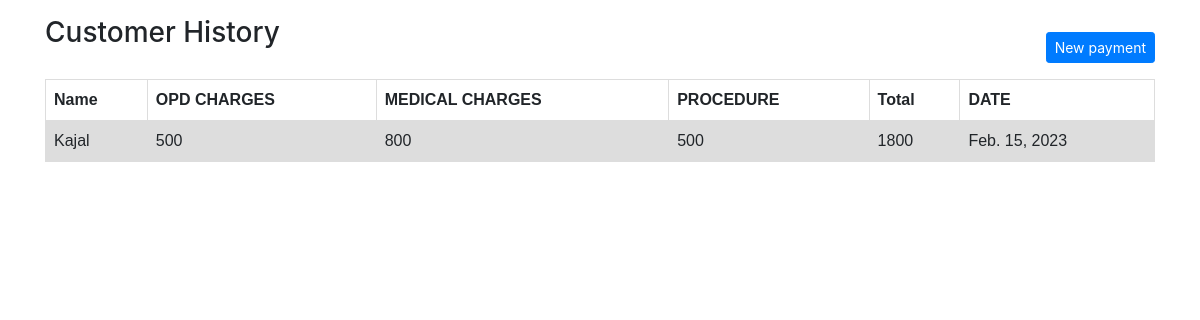
Page /paymenthistory (signed in) on the committed database.
### website/models.py (models this page shows, shortened)
class payment(models.Model):
    opd = models.IntegerField( null =True, blank= True)
    med = models.IntegerField(null =True, blank= True)
    procedure = models.IntegerField( null =True, blank= True)
    status = models.CharField(max_length=10, choices=STATUS_CHOICES, default='no')
    Customer_info = models.ForeignKey(Customer, on_delete=models.CASCADE)
    total = models.IntegerField(null =True, blank= True)

class Customer(models.Model):
    user = models.ForeignKey(User, on_delete=models.PROTECT, null =True, blank=True)
    name = models.CharField( max_length=50)
    dt = models.DateField(auto_now_add=True, null= True)
    def __str__(self):
        return self.name

### website/views.py (the view)
# urls.py: path('paymenthistory', views.paymentHistory, name='paymentHistory' ),
def paymentHistory(request):
    obj = Customer.objects.filter(user=request.user).last()
    paymenthistory = payment.objects.filter(Customer_info=obj)
    return render(request, 'user.html', {"payment": paymenthistory})

### website/Templates/user.html (shortened to what this page needs)
<!DOCTYPE html>
<html>
<head>
  <link rel="stylesheet" href="https://cdn.jsdelivr.net/npm/bootstrap@4.3.1/dist/css/bootstrap.min.css">
</head>
<body>
  <div class ="container my-3">
    <div class="d-flex" style ="justify-content: space-between">
      <h3>Customer History</h3>
      <a class="btn btn-primary btn-sm my-3" href="{% url 'register' %}" role="button">New payment</a>
    </div>
    <table>
      <tr>
        <th>Name</th>
        <th>OPD CHARGES</th>
        <th> MEDICAL CHARGES</th>
        <th> PROCEDURE</th>
        <th> Total</th>
        <th> DATE</th>
      </tr>
        {% for i in payment %}
        <tr class = "center">
          <td>{{i.Customer_info}} </td>
          <td>{{i.opd}} </td>
          <td>{{i.med}} </td>
          <td>{{i.procedure}} </td>
          <td>{{i.total}} </td>
          <td>{{i.Customer_info.dt}} </td>
        </tr>
        {% endfor%}
    </table>
  </div>
</body>
</html>

### website/Templates/user.html (style rules this page uses)
table { font-family: arial, sans-serif; border-collapse: collapse; width: 100%; }
td, th { border: 1px solid #dddddd; text-align: left; padding: 8px; }
tr:nth-child(even) { background-color: #dddddd; }

### rows in the picture
payment: Customer_info "Kajal", opd "500", med "800", procedure "500", total "1800", Customer_info.dt "Feb. 15, 2023"
